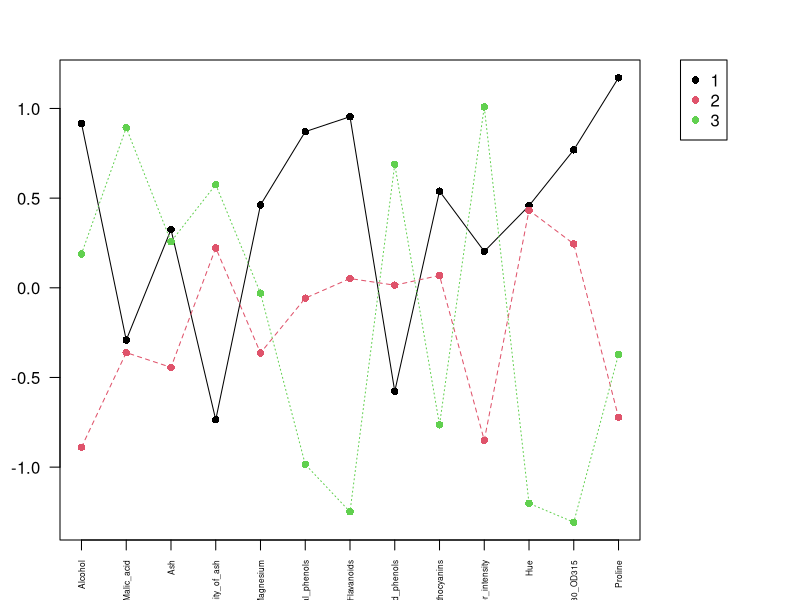
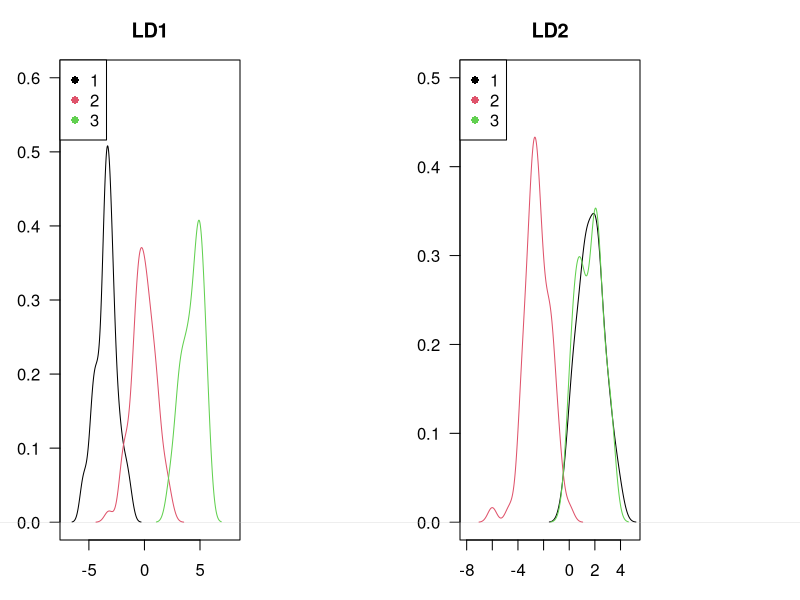
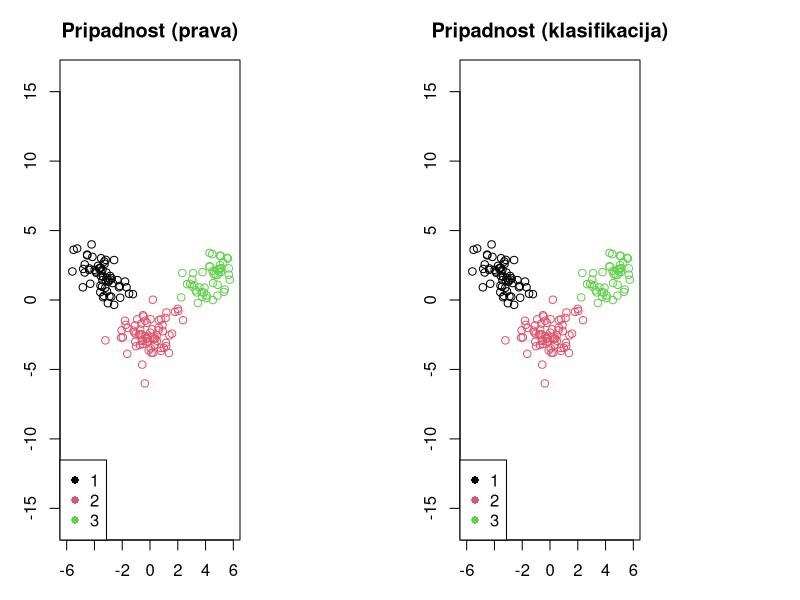

These charts were generated, in order, by the following R code:
## ---- chunk 1
knitr::opts_chunk$set(
	echo = FALSE,
	fig.align = "center",
	fig.pos = "H",
	message = FALSE,
	warning = FALSE,
	results = F, fig.height = 4, fig.width = 5
)

library(kableExtra)
library(MASS)
library(mclust)

set.seed(2024)
## ---- chunk 2
# branje podatkov
data <- read.csv("dn5_data_wine.csv", header=T)
dfz <- scale(x=data[,2:ncol(data)])
skupine = data[,1]
spremenljivke = c("Alcohol", "Malic_acid", "Ash",
                  "Alcalinity_of_ash", "Magnesium", "Total_phenols",
                  "Flavanoids", "Nonflavanoid_phenols",
                  "Proanthocyanins", "Color_intensity", "Hue",
                  "OD280_OD315",  "Proline")
## ---- chunk 3
df_vel_skupin = data.frame("skupina" = c(1:3),
                           "koliko" = c(59,71,48),
                           "delež" = round(c(59,71,48)/178*100,2))

kable(df_vel_skupin, digits = 2,
      caption="Velikost skupin.", col.names = c("sorta vina", "število vin", "delež %")) %>% 
  kable_styling(full_width=F, latex_options="hold_position")
## ---- chunk 4
# povprecja neodvisnih spremenljivk 
par(mar = c(3, 3, 3, 8), xpd = TRUE) 
agr <- aggregate(x=dfz, by=list(skupine), FUN=mean)
matplot(x=seq_along(spremenljivke), y=t(agr[, -1]), type="o", pch=16, col=1:3, xaxt="n", xlab="", ylab="Povprecje", las=1)
axis(side=1, at=seq_along(spremenljivke), labels=spremenljivke, las=2, cex.axis=0.5)
legend("topright", inset = c(-0.15, 0), legend=agr[, 1], col=1:3, pch=16)
## ---- chunk 5
X <- dfz
sk <- as.factor(data[, "Class"])
lda.fit <- lda(x=X, grouping=sk, method="moment")

lda.predict <- predict(object=lda.fit, dimen=2)
xLD1 <- lda.predict$x[, "LD1"]
xLD2 <- lda.predict$x[, "LD2"]
oldpar <- par(las=1, mfrow=c(1, 2))
plot(density(xLD1[which(sk=="1")]), xlim=c(-7, 8), ylim=c(0, 0.6), main="LD1")
lines(density(xLD1[which(sk=="2")]), col=2)
lines(density(xLD1[which(sk=="3")]), col=3)
legend("topleft", legend=levels(sk), col=1:3, pch=16)
plot(density(xLD2[which(sk=="1")]), xlim=c(-8, 5), ylim=c(0, 0.5), main="LD2")
lines(density(xLD2[which(sk=="2")]), col=2)
lines(density(xLD2[which(sk=="3")]), col=3)
legend("topleft", legend=levels(sk), col=1:3, pch=16)
par(oldpar)
## ---- chunk 6
# pripadnost sorta vina 1-3
par(mfrow=c(1,2))
plot(x=xLD1, y=xLD2, col=sk, xlim=c(-6, 6), ylim=c(-5, 5), main="Pripadnost (prava)", asp=1)
legend("bottomleft", legend=levels(sk), col=1:3, pch=16)
# pripadnost LDA
# barva oznacuje pripadnost skupini po klasifikaciji LDA
plot(x=xLD1, y=xLD2, col=lda.predict$class, xlim=c(-6, 6), ylim=c(-5, 5), main="Pripadnost (klasifikacija)", asp=1)
legend("bottomleft", legend=levels(lda.predict$class), col=1:3, pch=16)
